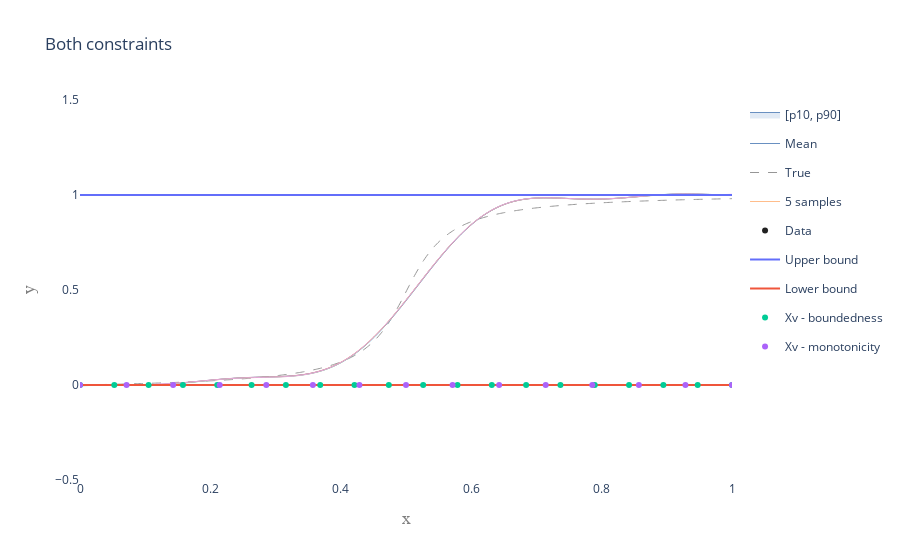

The code cell stored with this chart in its notebook:
### Code cell
mean, var, perc, mode, samples, times = model.calc_posterior_constrained(x_test.reshape(-1, 1), compute_mode = False, num_samples = 1000, save_samples = 5, algorithm = 'minimax_tilting', resample = False)

mean = np.array(mean).flatten()
p_lower = perc[0]
median = perc[1]
p_upper = perc[2]
p_label = '[p{}, p{}]'.format(10, 90)

samplepaths_Z = np.array(samples)

fig_both = PlotGP2d(x_mean = x_test,
                    mean = mean,
                    x_obs = model.X_training,
                    y_obs = model.Y_training, 
                    p_lower = p_lower,
                    p_upper = p_upper,
                    p_label = p_label,
                    samplepaths = samplepaths_Z,
                    x_true = x_test,
                    y_true = y_true,
                    title = 'Both constraints',
                    xrange = [0, 1],
                    yrange = [-0.5, 1.5],
                    smoothing = True)

trace_UB = go.Scatter(x = x_test, y = model.constr_bounded.UB(x_test), name = 'Upper bound')
trace_LB = go.Scatter(x = x_test, y = model.constr_bounded.LB(x_test), name = 'Lower bound')
trace_XV_bounded = go.Scatter(x = model.constr_bounded.Xv.flatten(), y = np.zeros(model.constr_bounded.Xv.shape[0]), mode = 'markers', name = 'Xv - boundedness')
trace_XV_mon = go.Scatter(x = model.constr_deriv[0].Xv.flatten(), y = np.zeros(model.constr_deriv[0].Xv.shape[0]), mode = 'markers', name = 'Xv - monotonicity')

fig_both = add_traces_to_fig(fig_both, [trace_UB, trace_LB, trace_XV_bounded, trace_XV_mon])

pltlyoff.iplot(fig_both, filename='')

### Figure 1 — Plotly figure (JSON) as saved in the notebook; plotly's stock layout.template omitted (floating-point values rounded to 4 significant figures; data arrays with more than 128 entries replaced by an {"elided": "..."} marker saying what was removed)
{"data": [{"legendgroup": "conf", "line": {"color": "rgb(105, 144, 193)", "shape": "spline", "width": 1}, "mode": "lines", "showlegend": false, "type": "scatter", "x": {"elided": "500 float values"}, "y": {"elided": "1x500 float values"}}, {"fill": "tonexty", "fillcolor": "rgba(213, 226, 241, 0.7)", "legendgroup": "conf", "line": {"color": "rgb(105, 144, 193)", "shape": "spline", "width": 1}, "mode": "lines", "name": "[p10, p90]", "type": "scatter", "x": {"elided": "500 float values"}, "y": {"elided": "1x500 float values"}}, {"line": {"color": "rgb(105, 144, 193)", "shape": "spline", "width": 1}, "mode": "lines", "name": "Mean", "type": "scatter", "x": {"elided": "500 float values"}, "y": {"elided": "500 float values"}}, {"line": {"color": "rgb(150, 150, 150)", "dash": "dash", "shape": "spline", "width": 1}, "mode": "lines", "name": "True", "type": "scatter", "x": {"elided": "500 float values"}, "y": {"elided": "500 float values"}}, {"legendgroup": "samples", "line": {"shape": "spline", "width": 0.7}, "mode": "lines", "name": "5 samples", "type": "scatter", "x": {"elided": "500 float values"}, "y": {"elided": "500 float values"}}, {"legendgroup": "samples", "line": {"shape": "spline", "width": 0.7}, "mode": "lines", "name": "5 samples", "showlegend": false, "type": "scatter", "x": {"elided": "500 float values"}, "y": {"elided": "500 float values"}}, {"legendgroup": "samples", "line": {"shape": "spline", "width": 0.7}, "mode": "lines", "name": "5 samples", "showlegend": false, "type": "scatter", "x": {"elided": "500 float values"}, "y": {"elided": "500 float values"}}, {"legendgroup": "samples", "line": {"shape": "spline", "width": 0.7}, "mode": "lines", "name": "5 samples", "showlegend": false, "type": "scatter", "x": {"elided": "500 float values"}, "y": {"elided": "500 float values"}}, {"legendgroup": "samples", "line": {"shape": "spline", "width": 0.7}, "mode": "lines", "name": "5 samples", "showlegend": false, "type": "scatter", "x": {"elided": "500 float values"}, "y": {"elided": "500 float values"}}, {"marker": {"color": "rgb(33, 33, 33)", "size": 6, "symbol": "circle"}, "mode": "markers", "name": "Data", "type": "scatter", "x": [[0.6], [0.4333], [0.35], [0.3], [0.2667], [0.2429], [0.225]], "y": [0.8594, 0.1813, 0.07403, 0.04844, 0.03714, 0.03079, 0.02673]}, {"name": "Upper bound", "type": "scatter", "x": {"elided": "500 float values"}, "y": {"elided": "500 int values"}}, {"name": "Lower bound", "type": "scatter", "x": {"elided": "500 float values"}, "y": {"elided": "500 int values"}}, {"mode": "markers", "name": "Xv - boundedness", "type": "scatter", "x": [0, 0.05263, 0.1053, 0.1579, 0.2105, 0.2632, 0.3158, 0.3684, 0.4211, 0.4737, 0.5263, 0.5789, 0.6316, 0.6842, 0.7368, 0.7895, 0.8421, 0.8947, 0.9474, 1], "y": [0, 0, 0, 0, 0, 0, 0, 0, 0, 0, 0, 0, 0, 0, 0, 0, 0, 0, 0, 0]}, {"mode": "markers", "name": "Xv - monotonicity", "type": "scatter", "x": [0, 0.07143, 0.1429, 0.2143, 0.2857, 0.3571, 0.4286, 0.5, 0.5714, 0.6429, 0.7143, 0.7857, 0.8571, 0.9286, 1], "y": [0, 0, 0, 0, 0, 0, 0, 0, 0, 0, 0, 0, 0, 0, 0]}], "layout": {"paper_bgcolor": "rgba(0,0,0,0)", "plot_bgcolor": "rgba(0,0,0,0)", "title": {"text": "Both constraints"}, "xaxis": {"range": [0, 1], "title": {"font": {"color": "#7f7f7f", "family": "Courier New, monospace", "size": 18}, "text": "x"}}, "yaxis": {"range": [-0.5, 1.5], "title": {"font": {"color": "#7f7f7f", "family": "Courier New, monospace", "size": 18}, "text": "y"}}}}
